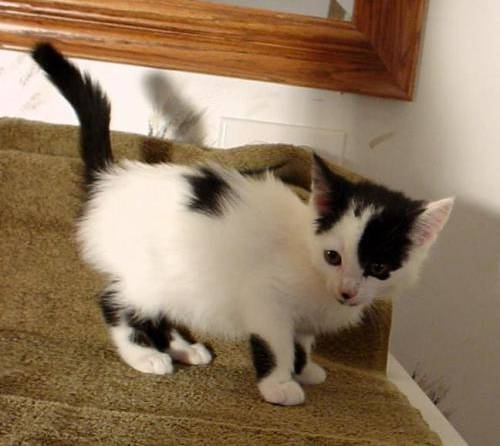
#> input picture train/cat.11818.jpg, 500 x 446 px; its folder holds 4 pictures in this run
$ jupyter execute --allow-errors ML-KenwanCheung-DogNet.ipynb   (shell and % lines are left out)   (older library calls are emulated)
#> lines starting #> are read from the running program, lines starting #| are printed output that depends on the picture; pictures that were not available may be replaced by others from this repository, and a replacement may not be noted
## Kenwan Cheung - Machine Learning - Final Project

###### DogNet - Detecting images of dogs - classification project

The goal of this project is to reapproach one of the original kaggle datasets - Dogs vs Cats image classification.

We will attempt to classify the images with a variety of approaches:

1) K-Nearest Neighbors
2) Tree based approaches
3) A CNN approach

###### K-NN - image classification

[cell 1]
# Import relevant packages

from sklearn import datasets, neighbors
import numpy as np
import pandas as pd
import matplotlib.pyplot as plt
import seaborn as sns
from sklearn.model_selection import cross_val_score, GridSearchCV,KFold, RandomizedSearchCV
from sklearn.metrics import confusion_matrix, accuracy_score, classification_report, roc_curve, roc_auc_score
from sklearn.cross_validation import train_test_split
from sklearn.ensemble import RandomForestClassifier, GradientBoostingClassifier
from sklearn.neighbors import KNeighborsClassifier
from imutils import paths
from keras.models import Sequential
from keras.layers import Input, Dropout, Flatten, Convolution2D, MaxPooling2D, Dense, Activation
from keras.optimizers import RMSprop
from keras.callbacks import ModelCheckpoint, Callback, EarlyStopping
from keras.utils import np_utils
from tqdm import tqdm
from IPython.display import SVG
from keras.utils.vis_utils import model_to_dot
import random
import argparse
import datetime
import imutils
import cv2
import os

[cell 2]
# image to vector
def image_to_feature_vector(image, size=(64,64)):
    # resize, flatten
    return cv2.resize(image,size).flatten()

[cell 3]
# nn flatten
def image_to_feature_vector_nn(image):
    img = cv2.imread(file_path, cv2.IMREAD_COLOR) #cv2.IMREAD_GRAYSCALE
    return cv2.resize(img, (ROWS, COLS), interpolation=cv2.INTER_CUBIC)

[cell 4]
# color hist
def extract_color_histogram(image, bins=(8,8,8)):
    hsv = cv2.cvtColor(image, cv2.COLOR_BGR2HSV)
    hist = cv2.calcHist([hsv],[0,1,2], None, bins,
                       [0,180,0,256,0,256])
    if imutils.is_cv2():
        hist = cv2.normalize(hist)
    else:
        cv2.normalize(hist,hist)
    return hist.flatten()

Some functions for NN are below.

[cell 5]
def read_image(file_path):
#> called with file_path = 'train/cat.11818.jpg'
    img = cv2.imread(file_path, cv2.IMREAD_COLOR) #cv2.IMREAD_GRAYSCALE
#> img is the input picture: shape (446, 500, 3); mean B, G, R 94.8, 120.9, 144.4
    return cv2.resize(img, (ROWS, COLS), interpolation=cv2.INTER_CUBIC)
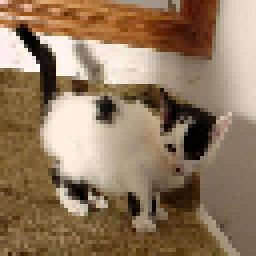
#> returned value: shape (64, 64, 3) (shown 4 times larger); mean of channels 0, 1, 2 94.9, 121, 144.4; drawn as B, G, R


def prep_data(images):
    count = len(images)
    data = np.ndarray((count, CHANNELS, ROWS, COLS), dtype=np.uint8)

    for i, image_file in enumerate(images):
        image = read_image(image_file)
        data[i] = image.T
        if i%250 == 0: print('Processed {} of {}'.format(i, count))
#> pass 2 of the loop in prep_data, `for i, image_file in enumerate(images):`:
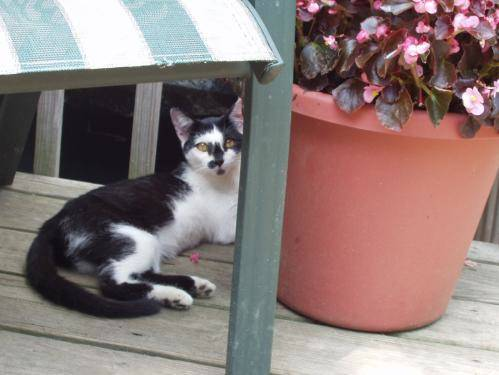
#> input picture train/cat.10102.jpg, 499 x 375 px
#> in read_image, img is the input picture: shape (375, 499, 3); mean B, G, R 120.1, 122, 140.3
#> in read_image (call 2), `return cv2.resize(img, (ROWS, COLS), interpolation=cv2.INTER_CUBIC)`:
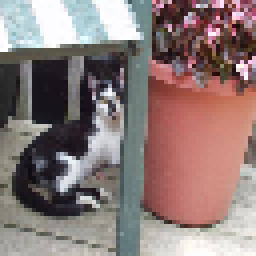
#> returned value: shape (64, 64, 3) (shown 4 times larger); mean of channels 0, 1, 2 120.2, 122.1, 140.3; drawn as B, G, R
#> pass 3 of the loop in prep_data, `for i, image_file in enumerate(images):`:
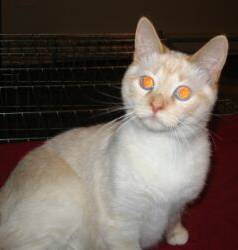
#> input picture train/cat.11057.jpg, 238 x 250 px
#> in read_image, img is the input picture: shape (250, 238, 3); mean B, G, R 84.9, 92.9, 104.3
#> in read_image (call 3), `return cv2.resize(img, (ROWS, COLS), interpolation=cv2.INTER_CUBIC)`:
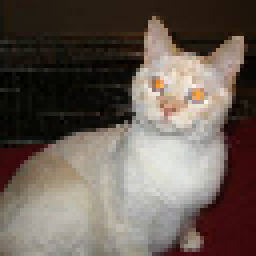
#> returned value: shape (64, 64, 3) (shown 4 times larger); mean of channels 0, 1, 2 84.8, 92.8, 104.3; drawn as B, G, R
#> the loop made 4 passes; the first 3 are shown

    return data

[cell 6]
# Let's get the location
print(os.getcwd())

Image path loading below

[cell 7]
# get images
print("[INFO] Getting images locations...")
imagePaths = list(paths.list_images("train/"))
count = len(imagePaths)
print("[INFO] Count of images in folder: {}".format(count))

# init lists to store
rawImages_train = []
features_train = []
labels_train = []

rawImages_test = []
features_test = []
labels_test = []

[cell 8]
# params of nn

ROWS = 64
COLS = 64
CHANNELS = 3
data = np.ndarray((count, CHANNELS, ROWS, COLS), dtype=np.uint8)

[cell 9]
# segmenting into even classes

TRAIN_DIR = 'train/'
TEST_DIR = 'test/'

# train_images = [TRAIN_DIR+i for i in os.listdir(TRAIN_DIR)] # use this for full dataset
train_dogs =   [TRAIN_DIR+i for i in os.listdir(TRAIN_DIR) if 'dog' in i]
train_cats =   [TRAIN_DIR+i for i in os.listdir(TRAIN_DIR) if 'cat' in i]
test_images =  [TEST_DIR+i for i in os.listdir(TEST_DIR)]

# slice datasets for memory efficiency on Kaggle Kernels, delete if using full dataset
train_images = train_dogs[:1000] + train_cats[:1000]
random.shuffle(train_images)
test_images =  train_dogs[1001:1251] + train_cats[1001:1251]

random.shuffle(test_images)

train = prep_data(train_images)
test = prep_data(test_images)

print("Train shape: {}".format(train.shape))
#| Train shape: (4, 3, 64, 64)
#> `label = imagePath.split(os.path.sep)[-1].split(".")[0]`: label = 'cat'
print("Test shape: {}".format(test.shape))

###### Now let's process the images for non NN applications - we have train and test for the truncated data set

#> (a cell that did not finish here is left out)

#> `pixels = image_to_feature_vector(image)`: pixels = 12288 values, max 255 at index 1346, min 0 at index 525, mean 120
    hist = extract_color_histogram(image)
#> in extract_color_histogram, `hsv = cv2.cvtColor(image, cv2.COLOR_BGR2HSV)`: hsv: shape (446, 500, 3); mean H, S, V 17.5, 105.1, 144.4

    # update lists
    rawImages_train.append(pixels)
    features_train.append(hist)
    if label == "cat":
        labels_train.append(0)
    else:
        labels_train.append(1)

    # status update
    if i>0 and i % 100 == 0:
        print("[INFO] Train processed {}/{}".format(i,len(train_images)))

[cell 11]
# now to extract the features for train
for(i, imagePath) in enumerate(test_images):
#     print(i, imagePath)

    # load
    image = cv2.imread(imagePath)
    label = imagePath.split(os.path.sep)[-1].split(".")[0]

    # extract
    pixels = image_to_feature_vector(image)
    hist = extract_color_histogram(image)

    # update lists
    rawImages_test.append(pixels)
    features_test.append(hist)
    if label == "cat":
        labels_test.append(0)
    else:
        labels_test.append(1)

    # status update
    if i>0 and i % 100 == 0:
        print("[INFO] Train processed {}/{}".format(i,len(test_images)))

#> (a cell that did not finish here is left out)

###### We now are doign some manual subsetting for training and test data

#> (a cell that did not finish here is left out)

#> (a cell that did not finish here is left out)

#> (a cell that did not finish here is left out)

#> (a cell that did not finish here is left out)

We now have a list of imagepaths according to the train and test split. We did this because we want to add additional metrics to the image reshape for neural nets, which makes it a little bit more difficult for us!

#> (a cell that did not finish here is left out)

[cell 18]
sns.countplot(labels_train)
#> (this line was passed over: IPython is not available in this run)
#> (the rest of this cell did not finish here and is left out)

Let's repeat with NN introduction of channels. We can use the labels extracted from the original function.

Now that we've segmented, let's do some quick checks of the data

Class balance - close to even on our train!

###### Let's preview some dog and cat images

[cell 19]
dog_idx = [i for i, j in enumerate(labels_train) if j == 1]
#> dog_idx = []
cat_idx = [i for i, j in enumerate(labels_train) if j == 0]
#> cat_idx = []
